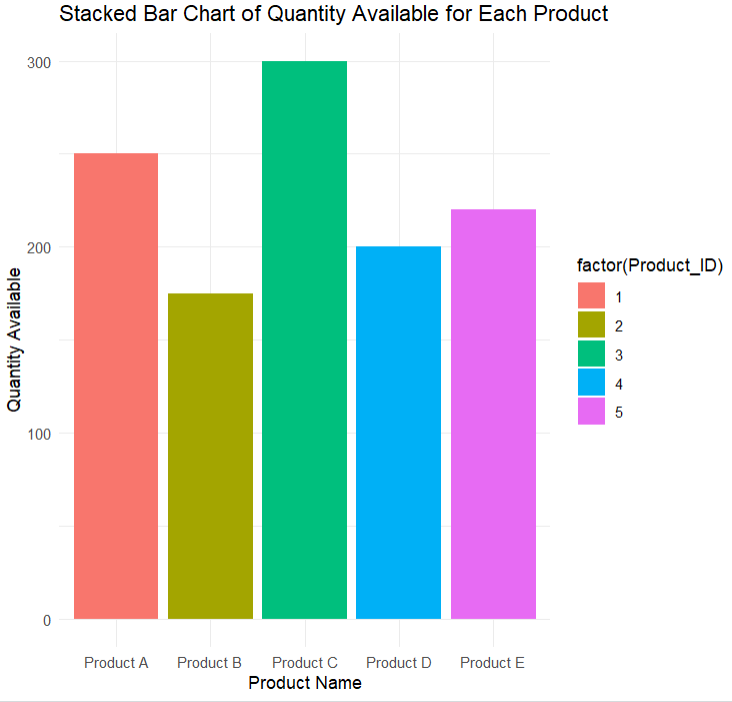

Here is the R script that generated this plot:
library(ggplot2)

# Create the data frame
products <- data.frame(
  Product_ID = c(1, 2, 3, 4, 5),
  Product_Name = c("Product A", "Product B", "Product C", "Product D", "Product E"),
  Quantity_Available = c(250, 175, 300, 200, 220)
)

# Create a stacked bar chart
ggplot(products, aes(x = Product_Name, y = Quantity_Available, fill = factor(Product_ID))) +
  geom_bar(stat = "identity") +
  labs(title = "Stacked Bar Chart of Quantity Available for Each Product",
       x = "Product Name",
       y = "Quantity Available") +
  theme_minimal()
